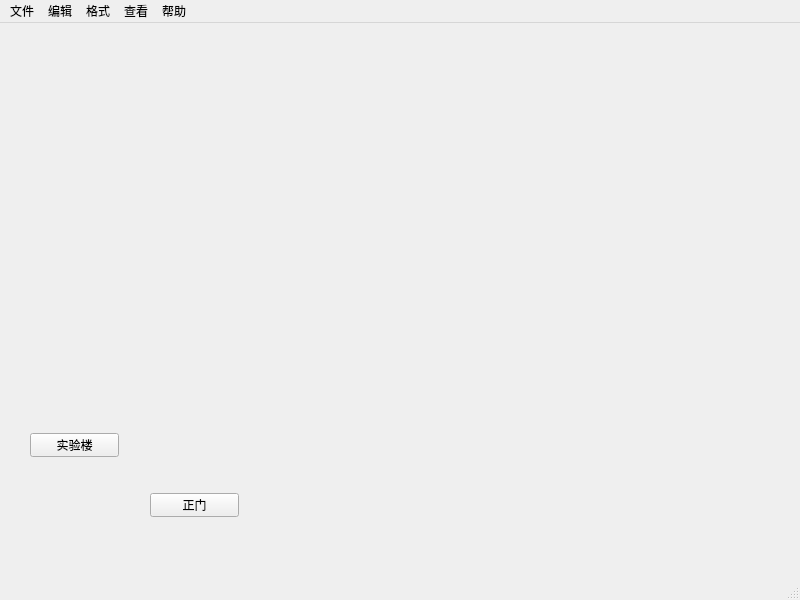
<?xml version="1.0" encoding="UTF-8"?>
<ui version="4.0">
 <class>MainWindow</class>
 <widget class="QMainWindow" name="MainWindow">
  <property name="geometry">
   <rect>
    <x>0</x>
    <y>0</y>
    <width>800</width>
    <height>600</height>
   </rect>
  </property>
  <property name="font">
   <font>
    <family>Adobe Arabic</family>
   </font>
  </property>
  <property name="windowTitle">
   <string>MainWindow</string>
  </property>
  <widget class="QWidget" name="centralwidget">
   <widget class="QPushButton" name="pushButton_MainGate">
    <property name="geometry">
     <rect>
      <x>150</x>
      <y>470</y>
      <width>89</width>
      <height>24</height>
     </rect>
    </property>
    <property name="styleSheet">
     <string notr="true"/>
    </property>
    <property name="text">
     <string>正门</string>
    </property>
   </widget>
   <widget class="QPushButton" name="pushButton">
    <property name="geometry">
     <rect>
      <x>30</x>
      <y>410</y>
      <width>89</width>
      <height>24</height>
     </rect>
    </property>
    <property name="text">
     <string>实验楼</string>
    </property>
   </widget>
  </widget>
  <widget class="QMenuBar" name="menubar">
   <property name="geometry">
    <rect>
     <x>0</x>
     <y>0</y>
     <width>800</width>
     <height>25</height>
    </rect>
   </property>
   <widget class="QMenu" name="menuabc">
    <property name="title">
     <string>文件</string>
    </property>
   </widget>
   <widget class="QMenu" name="menu">
    <property name="title">
     <string>编辑</string>
    </property>
   </widget>
   <widget class="QMenu" name="menu_2">
    <property name="title">
     <string>格式</string>
    </property>
   </widget>
   <widget class="QMenu" name="menu_3">
    <property name="title">
     <string>查看</string>
    </property>
   </widget>
   <widget class="QMenu" name="menu_4">
    <property name="title">
     <string>帮助</string>
    </property>
   </widget>
   <addaction name="menuabc"/>
   <addaction name="menu"/>
   <addaction name="menu_2"/>
   <addaction name="menu_3"/>
   <addaction name="menu_4"/>
  </widget>
  <widget class="QStatusBar" name="statusbar"/>
 </widget>
 <resources/>
 <connections/>
</ui>
